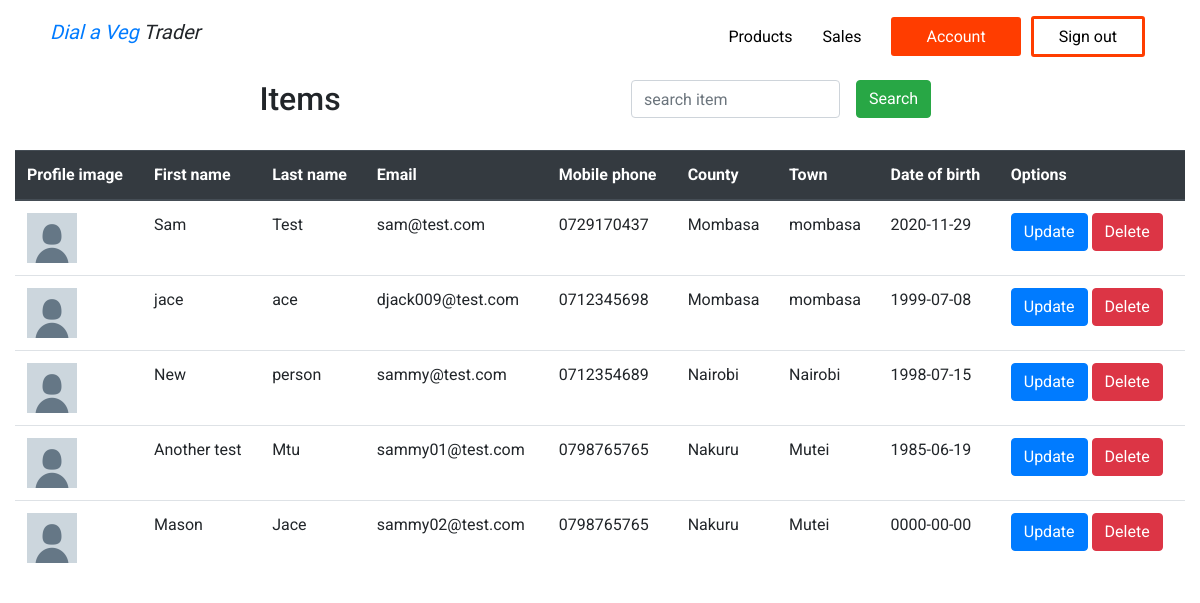
The app's page /admin/sellers.php (signed in) with its own data.
### tables this page shows
CREATE TABLE `sellers` (
  `seller_id` int(11) NOT NULL,
  `first_name` varchar(255) NOT NULL,
  `last_name` varchar(255) NOT NULL,
  `email` varchar(255) NOT NULL,
  `phone` varchar(255) NOT NULL,
  `county` varchar(255) NOT NULL,
  `city` varchar(255) NOT NULL,
  `date_of_birth` date NOT NULL,
  `profile_pic` varchar(255) NOT NULL,
  `password` varchar(255) NOT NULL
);

### admin/sellers.php (the view, shortened to what this page needs)
<?php
    require_once"../configure/dbo_config.php";
    $sql = "SELECT * FROM sellers";
    $stmt = $pdo->prepare($sql);
    $stmt->execute();
    $customers = $stmt->fetchAll();
?>
<?php include"admin-header.php"; ?>
<div class="container-fluid mx-20">
    <div class="row">
        <div class="col-md-6">
            <h2 class="text-center">Items</h2>
        </div>
        <div class="col-md-6">
            <form class="form-inline" method="POST">
                <div class="form-group mx-sm-3 mb-2">
                    <input type="text" class="form-control" name="itm_search" placeholder="search item">
                </div>
                <button type="submit" class="btn btn-success mb-2" name="search">Search</button>
            </form>
        </div>
    </div><br>
    <table class="table">
        <thead class="thead-dark">
            <tr>
            <th scope="col">Profile image</th>
            <th scope="col">First name</th>
            <th scope="col">Last name</th>
            <th scope="col">Email</th>
            <th scope="col">Mobile phone</th>
            <th scope="col">County</th>
            <th scope="col">Town</th>
            <th scope="col">Date of birth</th>
            <th scope="col">Options</th>
            </tr>
        </thead>
    <tbody>
        <?php foreach($customers as $customer) { ?>
        <tr>
            <?php echo " <th scope='row'> <img src='$customer->profile_pic'></th> " ?>
            <?php echo " <td scope='row'>$customer->first_name</td> " ?>
            <?php echo " <td scope='row'>$customer->last_name</td> " ?>
            <?php echo " <td scope='row'>$customer->email</td> " ?>
            <?php echo " <td scope='row'>$customer->phone</td> " ?>
            <?php echo " <td scope='row'>$customer->county</td> " ?>
            <?php echo " <td scope='row'>$customer->city</td> " ?>
            <?php echo " <td scope='row'>$customer->date_of_birth</td> " ?>
            <td>
                <a href="#" class="btn btn-primary">Update</a>
                <a href="#" class="btn btn-danger">Delete</a>
            </td>
        </tr>
        <?php } ?>
    </tbody>
    </table>
</div>

### admin/admin-header.php (shortened to what this page needs)
<!DOCTYPE html>
<html lang="en">
<head>
    <link rel="stylesheet" href="https://cdn.jsdelivr.net/npm/bootstrap@4.5.3/dist/css/bootstrap.min.css">
    <link rel="stylesheet" href="../css/style.css">
</head>
<body>
    <nav>
        <div class="nav-left">
            <div class="nav-logo">
                <?php if(isset($_SESSION['admin_id'])) {?>
                    <?php echo "<h5><a href='dashboard.php'>Dial a Veg</a> Trader</h5>"; ?>
                <?php } else {?>
                    <?php echo "<h5><a href='#'>Dial a Veg</a> Admin</h5>"; ?>
                <?php } ?>
            </div>
        </div>
        <div class="nav-items">
            <ul>
                <div class="common-items">
                    <?php if(isset($_SESSION['admin_id'])) { ?>
                        <?php echo " <li><a href='items.php'>Products</a></li>" ?>
                        <?php echo " <li><a href='sales.php'>Sales</a></li>" ?>
                    <?php }?>
                </div>
                <div class="call-to-action">
                    <?php if(isset($_SESSION["admin_id"])) { ?>
                        <?php echo "<li><a href='account.php' class='login-btn'>Account</a></li>";?>
                        <?php echo "<li><a href='logout.php' class='sign-btn'>Sign out</a></li>"; ?>
                    <?php } else { ?>
                        <?php echo "<li><a href='login.php' class='login-btn'>Log in</a></li>"; ?>
                        <?php echo "<li><a href='register.php' class='sign-btn'>Sign up</a></li>"; ?>
                    <?php } ?>
                </div>
            </ul>
        </div>
    </nav>

### css/style.css (style rules this page uses)
* { margin: 0; padding: 0; }
body { font-family: 'Roboto', sans-serif; }
img { border-radius: 3px 3px 0 0; }
nav { display: flex; justify-content: space-between; padding: 10px 50px; padding-top: 20px;; }
.nav-left { display: flex; gap: 30px; }
.nav-logo { font-family: 'Castoro', serif; font-style: italic; }
.nav-items ul { list-style: none; display: flex; gap: 20px; justify-content: space-between; }
.nav-items ul li { padding: 5px; }
.nav-items ul li a { text-decoration: none; }
.common-items { display: flex; gap: 20px; }
.common-items li a { color: #000; }
.call-to-action { display: flex; color: #fff; }
.login-btn { text-decoration: none; background: #ff3d00; padding: 10px 35px; color: #fff; border-radius: 3px; }
.sign-btn { border: #ff3d00 3px solid; padding: 8px 25px; border-radius: 3px; color: #000; }
form { width: 95%; max-width: 700px;; }
table img { object-fit: cover; width: 50px; height: 50px; border-radius: 0; }

### records on screen
sellers: profile_pic (placeholder picture), first_name "Sam", last_name "Test", email "sam@test.com", phone "0729170437", county "Mombasa", city "mombasa", date_of_birth "2020-11-29"
sellers: profile_pic (placeholder picture), first_name "jace", last_name "ace", email "djack009@test.com", phone "0712345698", county "Mombasa", city "mombasa", date_of_birth "1999-07-08"
sellers: profile_pic (placeholder picture), first_name "New", last_name "person", email "sammy@test.com", phone "0712354689", county "Nairobi", city "Nairobi", date_of_birth "1998-07-15"
sellers: profile_pic (placeholder picture), first_name "Another test", last_name "Mtu", email "sammy01@test.com", phone "0798765765", county "Nakuru", city "Mutei", date_of_birth "1985-06-19"
sellers: profile_pic (placeholder picture), first_name "Mason", last_name "Jace", email "sammy02@test.com", phone "0798765765", county "Nakuru", city "Mutei", date_of_birth "0000-00-00"
